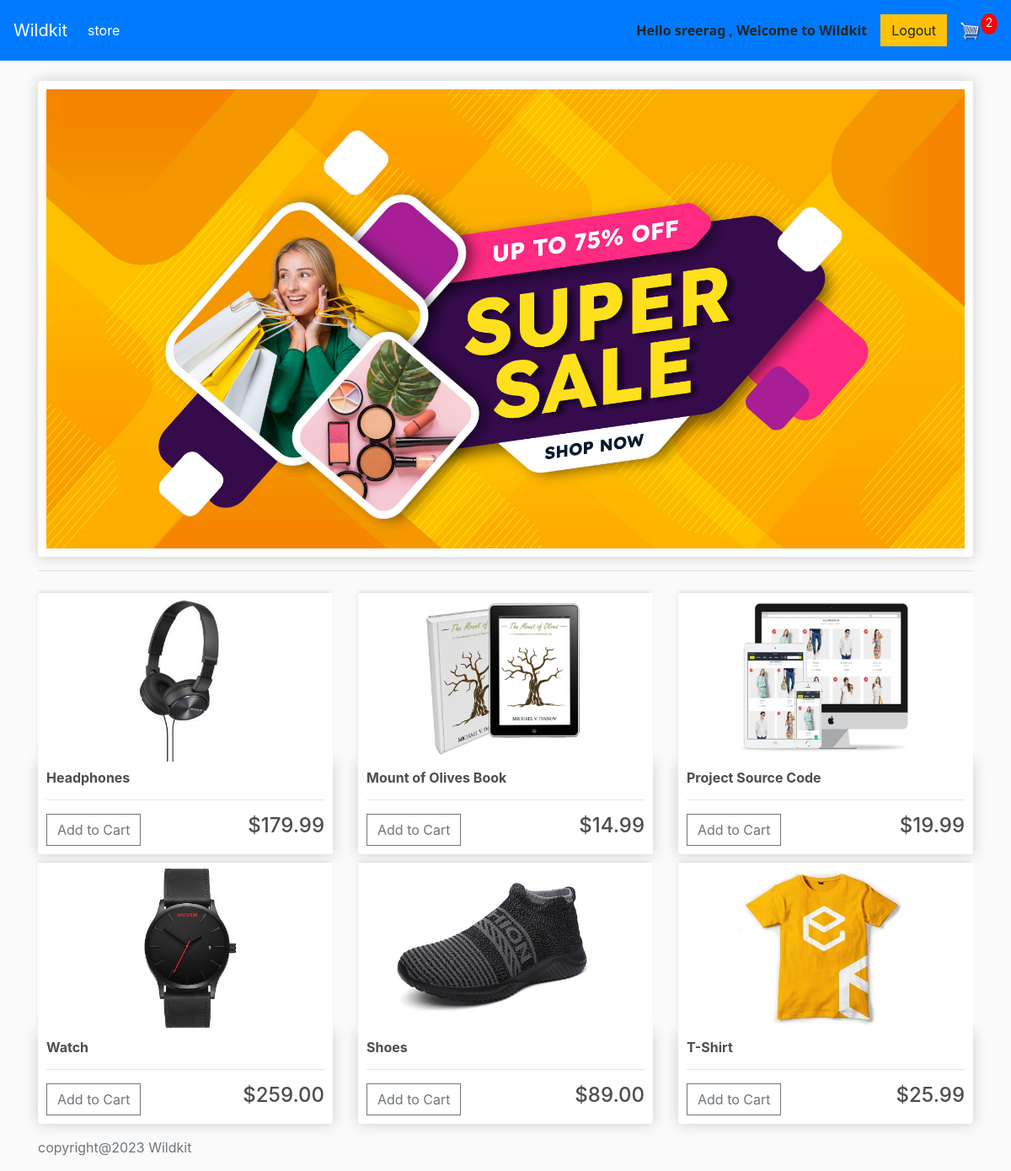
The app's page / (signed in) with its own data.
### store/models.py (models this page shows, shortened)
class Product(models.Model):
    name = models.CharField(max_length=200,null=True)
    price = models.DecimalField(max_digits=7,decimal_places=2)
    digital = models.BooleanField(default=False,null=True,blank=False)
    image=models.ImageField(null=True,blank=True)
    @property
    def imageURL(self):
        try:
            url = self.image.url
        except:
            url = ''
        return url

### store/views.py (the view)
# urls.py: path("",include('store.urls')),
def store(request):
    data = cartData(request)
    cartItems =data['cartItems']
    products = Product.objects.all()
    context =  {'products':products, 'cartItems':cartItems}
    return render(request,"store/store.html", context)

### store/models.py (called while the page is built)
    @property
    def get_cart_items(self):
        orderitems = self.orderitem_set.all()
        total = sum([item.quantity for item in orderitems])
        return total

### store/utils.py (called while the page is built)
def cartData(request):
	if request.user.is_authenticated:
		customer = request.user.customer
		order, created = Order.objects.get_or_create(customer=customer, complete=False)
		items = order.orderitem_set.all()
		cartItems = order.get_cart_items
	else:
		cookieData = cookieCart(request)
		cartItems = cookieData['cartItems']
		order = cookieData['order']
		items = cookieData['items']
	return {'cartItems':cartItems ,'order':order, 'items':items}

### store/templates/store/store.html
{% extends 'store/main.html' %}
{% load static %}
{% block content %}
<div class="container box-element" >
    <img class="img-responsive"  src="{% static 'images/bannerofshop.jpg' %}" alt="" width="100%" height="100%">
</div>
<hr>
<div class="row">
    {% for product in products %}
    <div class="col-lg-4">
        <img class = "thumbnail" src="{{product.imageURL}}" alt="product-image">
        <div class="box-element product">
            <h6><strong>{{ product.name }}</strong></h6>
            <hr>
            <button data-product={{product.id}} data-action="add" class="btn btn-outline-secondary add-btn update-cart">Add to Cart</button>
            <h4 style="display: inline-block;float:right;">${{product.price|floatformat:2}}</h4>
        </div>
    </div>
   {% endfor %}
</div>
{% endblock content %}

### store/templates/store/main.html (shortened to what this page needs)
<!DOCTYPE html>
{% load static %}
<html>
<head>
	<link rel="stylesheet" href="https://stackpath.bootstrapcdn.com/bootstrap/4.4.1/css/bootstrap.min.css">
	<link rel="stylesheet" type="text/css" href="{% static 'css/main.css' %}">
</head>
<body>
	<nav class="navbar navbar-expand-lg navbar-dark bg-primary">
        <a class="navbar-brand" href="{% url 'store' %}">Wildkit</a>
	  <div class="collapse navbar-collapse" id="navbarSupportedContent">
	    <ul class="navbar-nav mr-auto">
	      <li class="nav-item active">
	        <a class="nav-link"  href="{% url 'store' %}">store <span class="sr-only">(current)</span></a>
	      </li>
	    </ul>
        <div class="form-inline my-2 my-lg-0">
            {% if request.user.is_authenticated %}
			<p style="margin-top: 1em; font-family: 'Segoe UI', Tahoma, Geneva, Verdana, sans-serif; font-weight: bolder;padding-right:1em;">Hello {{request.user}} , Welcome to Wildkit </p>
			<a href="{% url 'logout' %}" class="btn btn-warning">Logout</a>
			{% else %}
            <a href="{% url 'login' %}"class="btn btn-warning">Login</a>
            {% endif %}
            <a href="{% url 'cart' %}">
            <img id="cart-icon" src="{% static 'images/cart.png' %}"></a>
           <p id="cart-total">{{cartItems}}</p>
          </div>
	  </div>
	</nav>
    <div class="container">
            <br>
            {% block content %}
            {% endblock content %}
    </div>
    <footer class="footer mt-auto py-3">
		<div class="container">
			<span class="text-muted"> copyright@2023  Wildkit </span>
		</div>
	</footer>
</body>
</html>

### static/css/main.css (style rules this page uses)
body { background-color: hsl(0, 0%, 98%); }
h1,h2,h3,h4,h5,h6 { color:hsl(0, 0%, 30%); }
.box-element { box-shadow:hsl(0, 0%, 80%) 0 0 16px; background-color: #fff; border-radius: 4px; padding: 10px; }
.thumbnail { width: 100%; height: 200px; -webkit-box-shadow: -1px -3px 5px -2px rgba(214,214,214,1); -moz-box-shadow: -1px -3px 5px -2px rgba(214,214,214,1); box-shadow: -1px -3px 5px -2px rgba(214,214,214,1); }
.product { border-radius: 0 0 4px 4px; }
#cart-icon { width:25px; display: inline-block; margin-left: 15px; }
#cart-total { display: block; text-align: center; color:#fff; background-color: red; width: 20px; height: 25px; border-radius: 50%; font-size: 14px; }
.col-lg-4, .col-lg-6, .col-lg-8, .col-lg-12 { margin-top: 10px; }
.btn { border-radius: 0; }

### records on screen
Product: imageURL (picture), name "Headphones", price "179.99"
Product: imageURL (picture), name "Mount of Olives Book", price "14.99"
Product: imageURL (picture), name "Project Source Code", price "19.99"
Product: imageURL (picture), name "Watch", price "259.00"
Product: imageURL (picture), name "Shoes", price "89.00"
Product: imageURL (picture), name "T-Shirt", price "25.99"

### other values on screen
{{ request.user }} "sreerag"
{{ cartItems }} "2"
